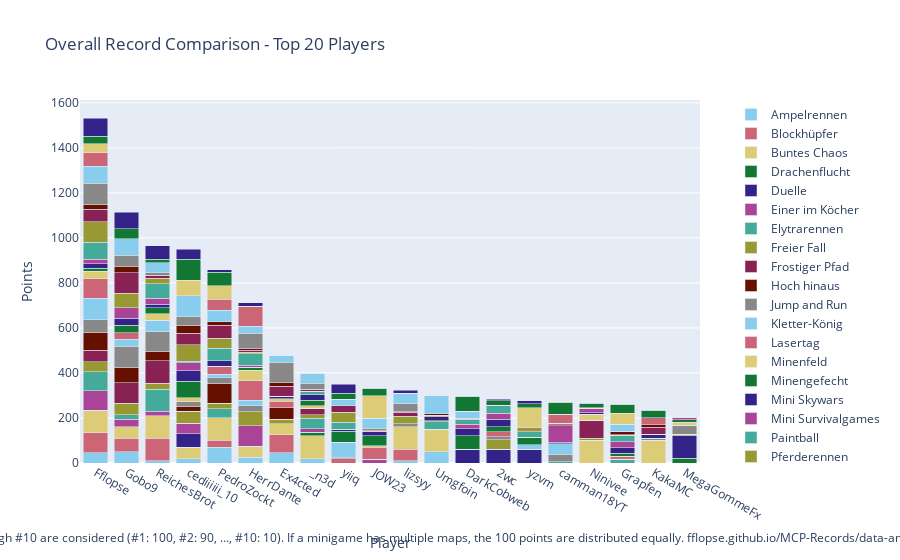

Source (notebook cell):
### Code cell
import plotly.graph_objects as go

# Sum all columns to get the total score
outDf['Total'] = outDf.sum(axis=1)

# Sort by total score and fill N/A values with 0
outDf = outDf.sort_values(by='Total', ascending=False).fillna(0)

# Crop to top 10 players
cropDf = outDf.head(20).copy()

# Drop the 'Total' column for plotting
cropDf = cropDf.drop(columns=['Total'])

# Create a color palette
color_palette = px.colors.qualitative.Safe

# Create the stacked bar plot
fig = go.Figure()

for column in cropDf.columns.difference(['Player']):
    fig.add_trace(go.Bar(
        x=cropDf.index,
        y=cropDf[column],
        name=column,
        marker_color=color_palette[len(fig.data) % len(color_palette)]
    ))

# Update layout
fig.update_layout(
    barmode='stack',
    title='Overall Record Comparison - Top 20 Players',
    xaxis=dict(title='Player'),
    yaxis=dict(title='Points'),
    #height=800,
    #width=1000,
    legend=dict(
        x=1.05,
        y=0.5,
        traceorder='normal',
        font=dict(size=12),
        bgcolor='rgba(255, 255, 255, 0)',
        bordercolor='rgba(0, 0, 0, 0)'
    ),
    margin=dict(r=200),  # Adjust right margin to make room for the legend
    annotations=[
        dict(
            x=0.5,
            y=-0.235,
            xref='paper',
            yref='paper',
            text='Max 100 points per minigame. Records #1 through #10 are considered (#1: 100, #2: 90, ..., #10: 10). If a minigame has multiple maps, the 100 points are distributed equally. fflopse.github.io/MCP-Records/data-analysis/global-ranking.ipynb',
            showarrow=False,
            font=dict(size=12),
            xanchor='center'
        )
    ]
)

fig.show()

# save the plot as an html file

fig.write_html('out/overall_record_comparison.html')

### Figure 1 — Plotly figure (JSON) as saved in the notebook; plotly's stock layout.template omitted (floating-point values rounded to 4 significant figures)
{"data": [{"marker": {"color": "rgb(136, 204, 238)"}, "name": "Ampelrennen", "type": "bar", "x": ["Fflopse", "Gobo9", "ReichesBrot", "cediiiiii_10", "PedroZockt", "HerrDante", "Ex4cted", "_n3d", "yiiq", "JOW23", "lizsyy", "Umgfoin", "DarkCobweb", "2wc", "yzvm", "camman18YT", "Ninivee", "Grapfen", "KakaMC", "MegaGommeFx"], "y": [45, 50, 10, 20, 70, 25, 45, 20, 0, 0, 10, 50, 0, 0, 0, 0, 0, 0, 0, 0]}, {"marker": {"color": "rgb(204, 102, 119)"}, "name": "Blockhüpfer", "type": "bar", "x": ["Fflopse", "Gobo9", "ReichesBrot", "cediiiiii_10", "PedroZockt", "HerrDante", "Ex4cted", "_n3d", "yiiq", "JOW23", "lizsyy", "Umgfoin", "DarkCobweb", "2wc", "yzvm", "camman18YT", "Ninivee", "Grapfen", "KakaMC", "MegaGommeFx"], "y": [90, 60, 100, 0, 30, 0, 80, 0, 20, 0, 50, 0, 0, 0, 0, 0, 0, 0, 0, 0]}, {"marker": {"color": "rgb(221, 204, 119)"}, "name": "Buntes Chaos", "type": "bar", "x": ["Fflopse", "Gobo9", "ReichesBrot", "cediiiiii_10", "PedroZockt", "HerrDante", "Ex4cted", "_n3d", "yiiq", "JOW23", "lizsyy", "Umgfoin", "DarkCobweb", "2wc", "yzvm", "camman18YT", "Ninivee", "Grapfen", "KakaMC", "MegaGommeFx"], "y": [100, 50, 100, 50, 100, 50, 50, 100, 0, 0, 100, 100, 0, 0, 0, 0, 100, 0, 100, 0]}, {"marker": {"color": "rgb(17, 119, 51)"}, "name": "Drachenflucht", "type": "bar", "x": ["Fflopse", "Gobo9", "ReichesBrot", "cediiiiii_10", "PedroZockt", "HerrDante", "Ex4cted", "_n3d", "yiiq", "JOW23", "lizsyy", "Umgfoin", "DarkCobweb", "2wc", "yzvm", "camman18YT", "Ninivee", "Grapfen", "KakaMC", "MegaGommeFx"], "y": [0, 0, 0, 0, 0, 0, 0, 16, 0, 0, 0, 0, 0, 0, 0, 0, 0, 0, 0, 22]}, {"marker": {"color": "rgb(51, 34, 136)"}, "name": "Duelle", "type": "bar", "x": ["Fflopse", "Gobo9", "ReichesBrot", "cediiiiii_10", "PedroZockt", "HerrDante", "Ex4cted", "_n3d", "yiiq", "JOW23", "lizsyy", "Umgfoin", "DarkCobweb", "2wc", "yzvm", "camman18YT", "Ninivee", "Grapfen", "KakaMC", "MegaGommeFx"], "y": [0, 0, 0, 60, 0, 0, 0, 0, 0, 0, 0, 0, 60, 60, 60, 0, 0, 0, 0, 100]}, {"marker": {"color": "rgb(170, 68, 153)"}, "name": "Einer im Köcher", "type": "bar", "x": ["Fflopse", "Gobo9", "ReichesBrot", "cediiiiii_10", "PedroZockt", "HerrDante", "Ex4cted", "_n3d", "yiiq", "JOW23", "lizsyy", "Umgfoin", "DarkCobweb", "2wc", "yzvm", "camman18YT", "Ninivee", "Grapfen", "KakaMC", "MegaGommeFx"], "y": [86.67, 33.33, 20, 46.67, 0, 90, 0, 16.67, 0, 16.67, 0, 0, 0, 0, 0, 0, 0, 0, 0, 0]}, {"marker": {"color": "rgb(68, 170, 153)"}, "name": "Elytrarennen", "type": "bar", "x": ["Fflopse", "Gobo9", "ReichesBrot", "cediiiiii_10", "PedroZockt", "HerrDante", "Ex4cted", "_n3d", "yiiq", "JOW23", "lizsyy", "Umgfoin", "DarkCobweb", "2wc", "yzvm", "camman18YT", "Ninivee", "Grapfen", "KakaMC", "MegaGommeFx"], "y": [83.33, 20, 96.67, 0, 40, 0, 0, 46.67, 0, 0, 0, 33.33, 0, 0, 0, 6.667, 0, 16.67, 0, 0]}, {"marker": {"color": "rgb(153, 153, 51)"}, "name": "Freier Fall", "type": "bar", "x": ["Fflopse", "Gobo9", "ReichesBrot", "cediiiiii_10", "PedroZockt", "HerrDante", "Ex4cted", "_n3d", "yiiq", "JOW23", "lizsyy", "Umgfoin", "DarkCobweb", "2wc", "yzvm", "camman18YT", "Ninivee", "Grapfen", "KakaMC", "MegaGommeFx"], "y": [45, 52.5, 27.5, 52.5, 25, 62.5, 20, 15, 0, 0, 0, 5, 0, 42.5, 0, 0, 10, 0, 0, 5]}, {"marker": {"color": "rgb(136, 34, 85)"}, "name": "Frostiger Pfad", "type": "bar", "x": ["Fflopse", "Gobo9", "ReichesBrot", "cediiiiii_10", "PedroZockt", "HerrDante", "Ex4cted", "_n3d", "yiiq", "JOW23", "lizsyy", "Umgfoin", "DarkCobweb", "2wc", "yzvm", "camman18YT", "Ninivee", "Grapfen", "KakaMC", "MegaGommeFx"], "y": [50, 90, 100, 0, 0, 0, 0, 30, 0, 0, 0, 0, 0, 0, 0, 0, 80, 0, 0, 0]}, {"marker": {"color": "rgb(102, 17, 0)"}, "name": "Hoch hinaus", "type": "bar", "x": ["Fflopse", "Gobo9", "ReichesBrot", "cediiiiii_10", "PedroZockt", "HerrDante", "Ex4cted", "_n3d", "yiiq", "JOW23", "lizsyy", "Umgfoin", "DarkCobweb", "2wc", "yzvm", "camman18YT", "Ninivee", "Grapfen", "KakaMC", "MegaGommeFx"], "y": [80, 70, 40, 20, 90, 0, 50, 0, 0, 0, 0, 0, 0, 0, 0, 0, 0, 0, 0, 0]}, {"marker": {"color": "rgb(136, 136, 136)"}, "name": "Jump and Run", "type": "bar", "x": ["Fflopse", "Gobo9", "ReichesBrot", "cediiiiii_10", "PedroZockt", "HerrDante", "Ex4cted", "_n3d", "yiiq", "JOW23", "lizsyy", "Umgfoin", "DarkCobweb", "2wc", "yzvm", "camman18YT", "Ninivee", "Grapfen", "KakaMC", "MegaGommeFx"], "y": [56.67, 93.33, 90, 23.33, 23.33, 26.67, 0, 0, 6.667, 0, 13.33, 0, 0, 13.33, 0, 33.33, 0, 0, 10, 40]}, {"marker": {"color": "rgb(136, 204, 238)"}, "name": "Kletter-König", "type": "bar", "x": ["Fflopse", "Gobo9", "ReichesBrot", "cediiiiii_10", "PedroZockt", "HerrDante", "Ex4cted", "_n3d", "yiiq", "JOW23", "lizsyy", "Umgfoin", "DarkCobweb", "2wc", "yzvm", "camman18YT", "Ninivee", "Grapfen", "KakaMC", "MegaGommeFx"], "y": [95, 30, 50, 0, 15, 25, 0, 0, 65, 0, 0, 0, 0, 0, 20, 45, 0, 0, 0, 0]}, {"marker": {"color": "rgb(204, 102, 119)"}, "name": "Lasertag", "type": "bar", "x": ["Fflopse", "Gobo9", "ReichesBrot", "cediiiiii_10", "PedroZockt", "HerrDante", "Ex4cted", "_n3d", "yiiq", "JOW23", "lizsyy", "Umgfoin", "DarkCobweb", "2wc", "yzvm", "camman18YT", "Ninivee", "Grapfen", "KakaMC", "MegaGommeFx"], "y": [86.67, 30, 0, 0, 36.67, 86.67, 30, 0, 0, 53.33, 0, 0, 0, 23.33, 0, 0, 0, 13.33, 0, 0]}, {"marker": {"color": "rgb(221, 204, 119)"}, "name": "Minenfeld", "type": "bar", "x": ["Fflopse", "Gobo9", "ReichesBrot", "cediiiiii_10", "PedroZockt", "HerrDante", "Ex4cted", "_n3d", "yiiq", "JOW23", "lizsyy", "Umgfoin", "DarkCobweb", "2wc", "yzvm", "camman18YT", "Ninivee", "Grapfen", "KakaMC", "MegaGommeFx"], "y": [33.33, 0, 30, 16.67, 0, 46.67, 10, 10, 0, 6.667, 0, 0, 0, 0, 0, 0, 26.67, 0, 0, 13.33]}, {"marker": {"color": "rgb(17, 119, 51)"}, "name": "Minengefecht", "type": "bar", "x": ["Fflopse", "Gobo9", "ReichesBrot", "cediiiiii_10", "PedroZockt", "HerrDante", "Ex4cted", "_n3d", "yiiq", "JOW23", "lizsyy", "Umgfoin", "DarkCobweb", "2wc", "yzvm", "camman18YT", "Ninivee", "Grapfen", "KakaMC", "MegaGommeFx"], "y": [12.5, 32.5, 25, 75, 0, 12.5, 0, 25, 50, 45, 0, 0, 60, 22.5, 35, 0, 0, 12.5, 0, 12.5]}, {"marker": {"color": "rgb(51, 34, 136)"}, "name": "Mini Skywars", "type": "bar", "x": ["Fflopse", "Gobo9", "ReichesBrot", "cediiiiii_10", "PedroZockt", "HerrDante", "Ex4cted", "_n3d", "yiiq", "JOW23", "lizsyy", "Umgfoin", "DarkCobweb", "2wc", "yzvm", "camman18YT", "Ninivee", "Grapfen", "KakaMC", "MegaGommeFx"], "y": [20, 31.67, 16.67, 45, 23.33, 0, 11.67, 23.33, 8.333, 16.67, 0, 16.67, 31.67, 31.67, 0, 6.667, 6.667, 25, 16.67, 0]}, {"marker": {"color": "rgb(170, 68, 153)"}, "name": "Mini Survivalgames", "type": "bar", "x": ["Fflopse", "Gobo9", "ReichesBrot", "cediiiiii_10", "PedroZockt", "HerrDante", "Ex4cted", "_n3d", "yiiq", "JOW23", "lizsyy", "Umgfoin", "DarkCobweb", "2wc", "yzvm", "camman18YT", "Ninivee", "Grapfen", "KakaMC", "MegaGommeFx"], "y": [20, 46.67, 26.67, 36.67, 0, 10, 0, 0, 0, 0, 0, 0, 20, 26.67, 0, 73.33, 20, 26.67, 0, 10]}, {"marker": {"color": "rgb(68, 170, 153)"}, "name": "Paintball", "type": "bar", "x": ["Fflopse", "Gobo9", "ReichesBrot", "cediiiiii_10", "PedroZockt", "HerrDante", "Ex4cted", "_n3d", "yiiq", "JOW23", "lizsyy", "Umgfoin", "DarkCobweb", "2wc", "yzvm", "camman18YT", "Ninivee", "Grapfen", "KakaMC", "MegaGommeFx"], "y": [76.67, 0, 63.33, 6.667, 56.67, 50, 0, 16.67, 30, 0, 0, 0, 20, 33.33, 23.33, 0, 0, 30, 0, 0]}, {"marker": {"color": "rgb(153, 153, 51)"}, "name": "Pferderennen", "type": "bar", "x": ["Fflopse", "Gobo9", "ReichesBrot", "cediiiiii_10", "PedroZockt", "HerrDante", "Ex4cted", "_n3d", "yiiq", "JOW23", "lizsyy", "Umgfoin", "DarkCobweb", "2wc", "yzvm", "camman18YT", "Ninivee", "Grapfen", "KakaMC", "MegaGommeFx"], "y": [91.67, 63.33, 25, 73.33, 45, 6.667, 0, 0, 45, 0, 33.33, 6.667, 0, 0, 13.33, 0, 0, 0, 0, 0]}, {"marker": {"color": "rgb(136, 34, 85)"}, "name": "Replika", "type": "bar", "x": ["Fflopse", "Gobo9", "ReichesBrot", "cediiiiii_10", "PedroZockt", "HerrDante", "Ex4cted", "_n3d", "yiiq", "JOW23", "lizsyy", "Umgfoin", "DarkCobweb", "2wc", "yzvm", "camman18YT", "Ninivee", "Grapfen", "KakaMC", "MegaGommeFx"], "y": [53.98, 91.17, 10.49, 51.65, 57.86, 8.447, 43.4, 5.049, 29.13, 2.816, 19.03, 0, 1.942, 2.816, 0, 5.34, 0, 1.65, 32.91, 0.2913]}, {"marker": {"color": "rgb(102, 17, 0)"}, "name": "Sammelwahn", "type": "bar", "x": ["Fflopse", "Gobo9", "ReichesBrot", "cediiiiii_10", "PedroZockt", "HerrDante", "Ex4cted", "_n3d", "yiiq", "JOW23", "lizsyy", "Umgfoin", "DarkCobweb", "2wc", "yzvm", "camman18YT", "Ninivee", "Grapfen", "KakaMC", "MegaGommeFx"], "y": [20.5, 27.5, 3.25, 34.5, 15, 10, 16.75, 3.75, 0, 3.5, 5, 6.75, 5.5, 0, 4, 6, 2, 15.25, 10.75, 0]}, {"marker": {"color": "rgb(136, 136, 136)"}, "name": "Schießstand", "type": "bar", "x": ["Fflopse", "Gobo9", "ReichesBrot", "cediiiiii_10", "PedroZockt", "HerrDante", "Ex4cted", "_n3d", "yiiq", "JOW23", "lizsyy", "Umgfoin", "DarkCobweb", "2wc", "yzvm", "camman18YT", "Ninivee", "Grapfen", "KakaMC", "MegaGommeFx"], "y": [96.67, 50, 10, 40, 0, 66.67, 90, 26.67, 0, 10, 33.33, 0, 0, 0, 0, 0, 0, 0, 0, 0]}, {"marker": {"color": "rgb(136, 204, 238)"}, "name": "Spleef", "type": "bar", "x": ["Fflopse", "Gobo9", "ReichesBrot", "cediiiiii_10", "PedroZockt", "HerrDante", "Ex4cted", "_n3d", "yiiq", "JOW23", "lizsyy", "Umgfoin", "DarkCobweb", "2wc", "yzvm", "camman18YT", "Ninivee", "Grapfen", "KakaMC", "MegaGommeFx"], "y": [75, 75, 45, 90, 50, 30, 30, 45, 30, 45, 45, 80, 30, 0, 0, 0, 0, 30, 0, 0]}, {"marker": {"color": "rgb(204, 102, 119)"}, "name": "Todeswürfel", "type": "bar", "x": ["Fflopse", "Gobo9", "ReichesBrot", "cediiiiii_10", "PedroZockt", "HerrDante", "Ex4cted", "_n3d", "yiiq", "JOW23", "lizsyy", "Umgfoin", "DarkCobweb", "2wc", "yzvm", "camman18YT", "Ninivee", "Grapfen", "KakaMC", "MegaGommeFx"], "y": [60, 0, 0, 0, 50, 90, 0, 0, 0, 0, 0, 0, 0, 0, 0, 40, 0, 0, 30, 0]}, {"marker": {"color": "rgb(221, 204, 119)"}, "name": "Waffenfolge", "type": "bar", "x": ["Fflopse", "Gobo9", "ReichesBrot", "cediiiiii_10", "PedroZockt", "HerrDante", "Ex4cted", "_n3d", "yiiq", "JOW23", "lizsyy", "Umgfoin", "DarkCobweb", "2wc", "yzvm", "camman18YT", "Ninivee", "Grapfen", "KakaMC", "MegaGommeFx"], "y": [40, 0, 0, 70, 60, 0, 0, 0, 0, 100, 0, 0, 0, 0, 90, 0, 0, 50, 0, 0]}, {"marker": {"color": "rgb(17, 119, 51)"}, "name": "Walls", "type": "bar", "x": ["Fflopse", "Gobo9", "ReichesBrot", "cediiiiii_10", "PedroZockt", "HerrDante", "Ex4cted", "_n3d", "yiiq", "JOW23", "lizsyy", "Umgfoin", "DarkCobweb", "2wc", "yzvm", "camman18YT", "Ninivee", "Grapfen", "KakaMC", "MegaGommeFx"], "y": [33.33, 43.33, 16.67, 93.33, 60, 0, 0, 0, 26.67, 33.33, 0, 0, 66.67, 20, 16.67, 53.33, 20, 40, 33.33, 0]}, {"marker": {"color": "rgb(51, 34, 136)"}, "name": "Wettrennen", "type": "bar", "x": ["Fflopse", "Gobo9", "ReichesBrot", "cediiiiii_10", "PedroZockt", "HerrDante", "Ex4cted", "_n3d", "yiiq", "JOW23", "lizsyy", "Umgfoin", "DarkCobweb", "2wc", "yzvm", "camman18YT", "Ninivee", "Grapfen", "KakaMC", "MegaGommeFx"], "y": [80, 74, 60, 44, 10, 16, 0, 0, 40, 0, 14, 0, 0, 8, 14, 0, 0, 0, 0, 0]}], "layout": {"annotations": [{"font": {"size": 12}, "showarrow": false, "text": "Max 100 points per minigame. Records #1 through #10 are considered (#1: 100, #2: 90, ..., #10: 10). If a minigame has multiple maps, the 100 points are distributed equally. fflopse.github.io/MCP-Records/data-analysis/global-ranking.ipynb", "x": 0.5, "xanchor": "center", "xref": "paper", "y": -0.235, "yref": "paper"}], "barmode": "stack", "legend": {"bgcolor": "rgba(255, 255, 255, 0)", "bordercolor": "rgba(0, 0, 0, 0)", "font": {"size": 12}, "traceorder": "normal", "x": 1.05, "y": 0.5}, "margin": {"r": 200}, "title": {"text": "Overall Record Comparison - Top 20 Players"}, "xaxis": {"title": {"text": "Player"}}, "yaxis": {"title": {"text": "Points"}}}}
